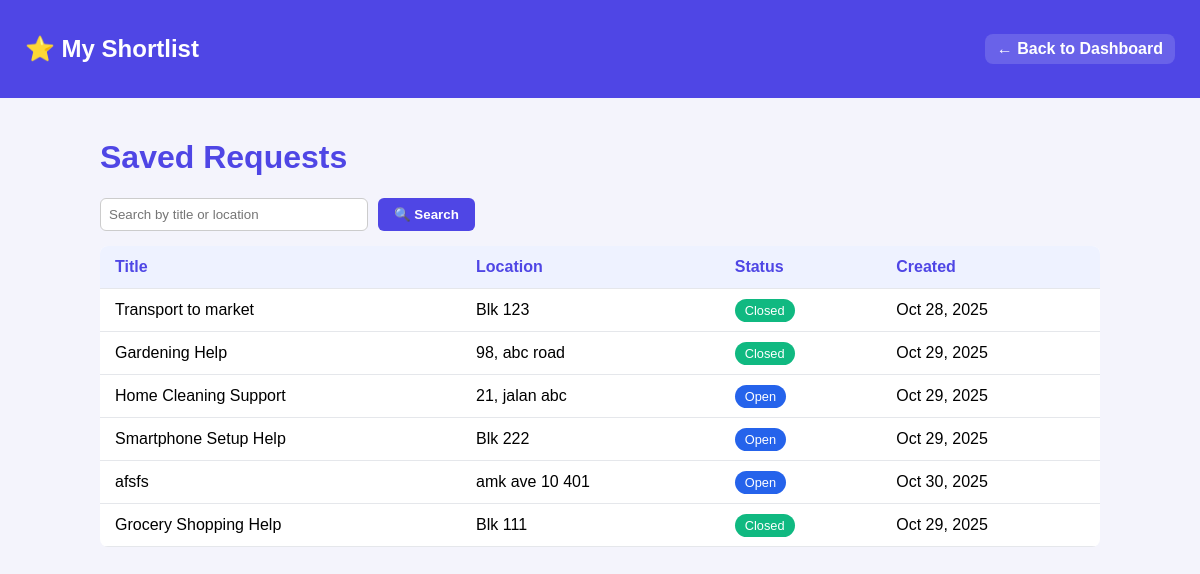
/CSIT314v3/Boundary/csr_shortlist_view.php (signed in), run on an earlier commit of the app's database.
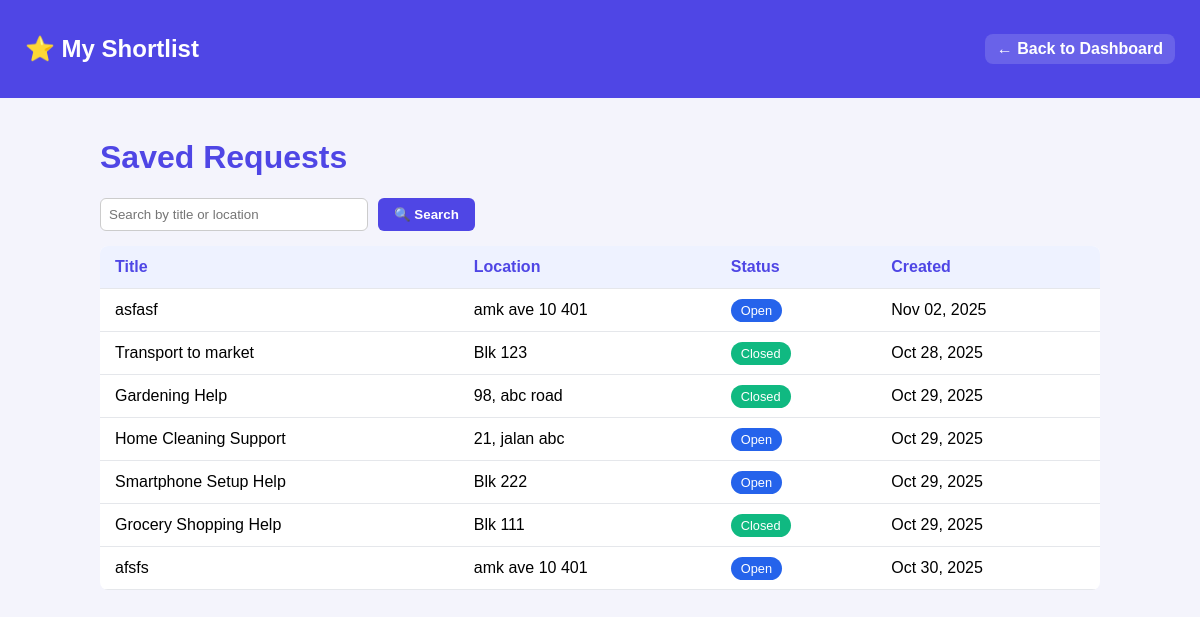
And on a later commit of the database.
### tables this page shows
CREATE TABLE `csr_shortlist` (
  `id` int(11) NOT NULL,
  `csr_id` int(11) NOT NULL,
  `request_id` int(11) NOT NULL,
  `created_at` timestamp NOT NULL DEFAULT current_timestamp()
);

CREATE TABLE `requests` (
  `request_id` int(11) NOT NULL,
  `user_id` int(11) NOT NULL,
  `category_id` int(11) NOT NULL,
  `title` varchar(80) NOT NULL,
  `content` text NOT NULL,
  `location` varchar(255) NOT NULL,
  `status` enum('open','in_progress','closed') NOT NULL DEFAULT 'open',
  `view_count` int(10) UNSIGNED NOT NULL DEFAULT 0,
  `shortlist_count` int(10) UNSIGNED NOT NULL DEFAULT 0,
  `created_at` timestamp NOT NULL DEFAULT current_timestamp(),
  `closed_at` datetime DEFAULT NULL,
  `category` varchar(255) NOT NULL
);

### CSIT314v3/Entity/shortlistEntity.php (called while the page is built, shortened)
<?php
final class shortlistEntity
{
    private PDO $pdo;
    public function __construct(
        string $host = '127.0.0.1',
        string $db   = 'csit314',
        string $user = 'root',
        string $pass = ''
    ) {
        try {
            $dsn = "mysql:host={$host};dbname={$db};charset=utf8mb4";
            $this->pdo = new PDO($dsn, $user, $pass, [
                PDO::ATTR_ERRMODE => PDO::ERRMODE_EXCEPTION,
                PDO::ATTR_DEFAULT_FETCH_MODE => PDO::FETCH_ASSOC,
            ]);
        } catch (PDOException $e) {
            exit('❌ DB Connection failed: ' . $e->getMessage());
        }
    }
public function searchShortlist(int $csrId, string $keyword = ''): array
{
    $sql = "
        SELECT s.id, r.title, r.location, r.status, r.created_at
        FROM csr_shortlist s
        JOIN requests r ON s.request_id = r.request_id
        WHERE s.csr_id = :cid
    ";
    $sql .= " ORDER BY s.created_at DESC";
    $stmt = $this->pdo->prepare($sql);
    $stmt->bindValue(':cid', $csrId, PDO::PARAM_INT);
    $stmt->execute();
    return $stmt->fetchAll(PDO::FETCH_ASSOC);
}
}

### CSIT314v3/Controller/CSRSearchShortlistController.php (called while the page is built, shortened)
<?php
require_once $_SERVER['DOCUMENT_ROOT'] . '/CSIT314v3/Entity/shortlistEntity.php';
final class CSRSearchShortlistController
{
    private shortlistEntity $entity;
    public function __construct()
    {
        $this->entity = new shortlistEntity();
    }
    public function searchShortlist(int $csrId, string $keyword = ''): array
    {
        return $this->entity->searchShortlist($csrId, $keyword);
    }
}

### CSIT314v3/Boundary/csr_shortlist_view.php (the view, shortened to what this page needs)
<?php
require_once $_SERVER['DOCUMENT_ROOT'] . '/CSIT314v3/Controller/CSRSearchShortlistController.php';
function getSearchKeyword(): string {
    return trim($_GET['q'] ?? '');
}
function loadShortlist(int $csrId, string $keyword): array {
    $controller = new CSRSearchShortlistController();
    return $controller->searchShortlist($csrId, $keyword);
}
function renderShortlistPage(array $shortlist, string $keyword): void {
?>
<!DOCTYPE html>
<html lang="en">
<head>
</head>
<body>
<header>
  <h2>⭐ My Shortlist</h2>
  <a href="csr_dashboard.php">← Back to Dashboard</a>
</header>
<div class="container">
  <h1>Saved Requests</h1>
  <form method="get" class="search-box">
    <input type="text" name="q" placeholder="Search by title or location"
           value="<?= htmlspecialchars($keyword) ?>">
    <button type="submit" class="search-btn">🔍 Search</button>
  </form>
  <?php if (empty($shortlist)): ?>
    <p>No shortlisted requests<?= $keyword ? ' matching "' . htmlspecialchars($keyword) . '"' : '' ?>.</p>
  <?php else: ?>
    <table>
      <thead>
        <tr>
          <th>Title</th>
          <th>Location</th>
          <th>Status</th>
          <th>Created</th>
        </tr>
      </thead>
      <tbody>
        <?php foreach ($shortlist as $s): ?>
          <tr>
            <td><?= htmlspecialchars($s['title']) ?></td>
            <td><?= htmlspecialchars($s['location']) ?></td>
            <td><span class="badge badge-<?= strtolower($s['status']) ?>"><?= htmlspecialchars(ucfirst($s['status'])) ?></span></td>
            <td><?= htmlspecialchars(date('M d, Y', strtotime($s['created_at']))) ?></td>
          </tr>
        <?php endforeach; ?>
      </tbody>
    </table>
  <?php endif; ?>
</div>
</body>
</html>
<?php
}
$csrId = (int)$_SESSION['user_id'];
$keyword = getSearchKeyword();
$shortlist = loadShortlist($csrId, $keyword);
renderShortlistPage($shortlist, $keyword);

What changed in the data, as far as the page shows it:
added csr_shortlist: request.title "asfasf", request.location "amk ave 10 401", request.status "Open", request.created_at "Nov 02, 2025"
shown differently, row unchanged: csr_shortlist "Grocery Shopping Help": moves up the list
